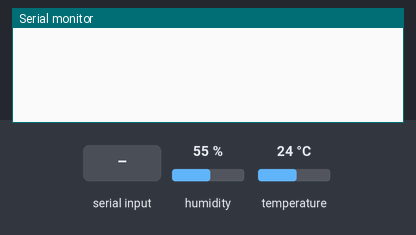
The sketch below on a simulated Arduino Uno, built with avr-gcc and run on an emulated ATmega328P. Parts: the last lines printed to the serial monitor. Inputs (shaded band) come from the test bench; at power-on: humidity 55 %, temperature 24 °C.

Above: at 1.2 s.
1.3 s: "temp\n" received over Serial
At 3.1 s:
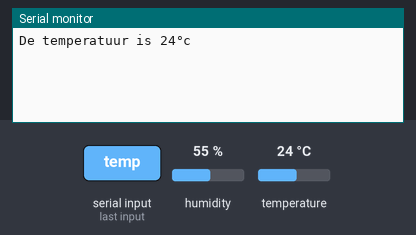
3.8 s: "licht\n" received over Serial
At 6.7 s:
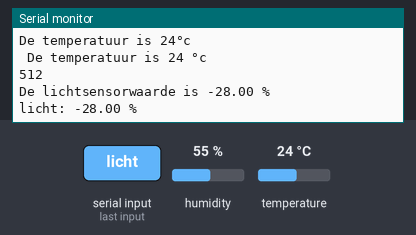
6.8 s: "1\n" received over Serial
At 8.7 s:
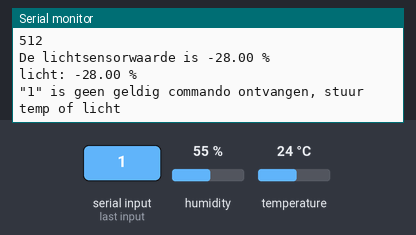

Measured:
- after the input at 1.3 s, the serial monitor: prints a new line after 1.0 s (image 1)
- after the input at 3.8 s, the serial monitor: prints a new line after 1.5 s (image 2)
- after the input at 6.8 s, the serial monitor: prints a new line after 1.0 s (image 3)

The sketch:

Opdracht-EX.ino.ino
```cpp
#include <SimpleDHT.h>
int lichtsensorWaarde = 0;
int pinDHT11 = 4;
SimpleDHT11 dht11;


void setup() {
  // put your setup code here, to run once:
  Serial.begin(9600);
}

void loop() {
  // put your main code here, to run repeatedly:
  //  lees_lichtsensor();
  //  lees_sht11();
  serial_python();
}

float lees_lichtsensor() {
  lichtsensorWaarde = analogRead(A2);
  Serial.println(lichtsensorWaarde);
  float x = berekenSpanning(lichtsensorWaarde);
  Serial.println("De lichtsensorwaarde is " + String (x) + " % ");
  delay(1000);
  return x;
}

float berekenSpanning (int sensorWaarde) {
  float spanning = (sensorWaarde / 400.0) * 100; //in percent
  float Gspanning = (100 - spanning);
  return Gspanning;
}


String lees_sht11() {
  byte bTemperature = 0;
  String sTemperature = "";
  byte humidity = 0;

  if (dht11.read(pinDHT11, &bTemperature, &humidity, NULL)) {
    Serial.print("Read DHT11 Failed");
    return "null";
  }
  sTemperature = String(bTemperature);
  Serial.println("De temperatuur is " + sTemperature  + "°c");
  delay (2000);
  return sTemperature;

}

void serial_python() {
  if (Serial.available() > 0) {
    String tekst = Serial.readString();
    tekst.replace("\n", "");
    tekst.replace("\r", "");

    if (tekst == "temp") {
      Serial.println(" De temperatuur is " + lees_sht11() + " °c");
    }
    else if (tekst == "licht") {

      Serial.println ("licht: " + String(lees_lichtsensor()) + " %");
    }
    else {
      Serial.println("\""+ tekst +"\" is geen geldig commando ontvangen, stuur temp of licht");
    }
  }
}
```
